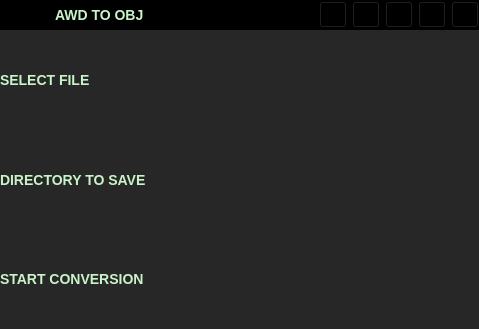
<?xml version="1.0" encoding="UTF-8"?>
<ui version="4.0">
 <class>MainWindow</class>
 <widget class="QMainWindow" name="MainWindow">
  <property name="geometry">
   <rect>
    <x>0</x>
    <y>0</y>
    <width>479</width>
    <height>329</height>
   </rect>
  </property>
  <property name="sizePolicy">
   <sizepolicy hsizetype="Fixed" vsizetype="Fixed">
    <horstretch>0</horstretch>
    <verstretch>0</verstretch>
   </sizepolicy>
  </property>
  <property name="windowTitle">
   <string>MainWindow</string>
  </property>
  <widget class="QWidget" name="centralwidget">
   <property name="sizePolicy">
    <sizepolicy hsizetype="Expanding" vsizetype="Expanding">
     <horstretch>0</horstretch>
     <verstretch>0</verstretch>
    </sizepolicy>
   </property>
   <layout class="QVBoxLayout" name="verticalLayout_2">
    <property name="spacing">
     <number>0</number>
    </property>
    <property name="leftMargin">
     <number>0</number>
    </property>
    <property name="topMargin">
     <number>0</number>
    </property>
    <property name="rightMargin">
     <number>0</number>
    </property>
    <property name="bottomMargin">
     <number>0</number>
    </property>
    <item>
     <widget class="QWidget" name="widget_2" native="true">
      <property name="sizePolicy">
       <sizepolicy hsizetype="Expanding" vsizetype="Expanding">
        <horstretch>0</horstretch>
        <verstretch>0</verstretch>
       </sizepolicy>
      </property>
      <property name="styleSheet">
       <string notr="true">QPushButton{
text-align: left;	/* buton içindeki yazıyı sola yaslamak için kullandım. */
padding-left: 9em;		/*sola yaslanan yazıyı birazcık sağdan başlaması için eklendi. kısaca butonlar alt alta gelince yazılar ortalı başladığı için iyi görünmüyordu yukardaki iki ayarla soldan başlatıp aynı hizaya alıp birazcık ortaya doğru almış oldum*/
margin: 0px;
min-height: 2em;
border-radius: 0px;
border-style: solid;
font: bold 14px;
color: rgb(201, 243, 201);
background-color: rgb(39, 39, 39);
border-color: rgb(47, 172, 126);
}

QPushButton:hover{

border-left-width: 20px;
border-color:rgb(71, 180, 111)
}

QPushButton:pressed {
border-color: rgb(168, 186, 253);
    background-color:rgb(22, 22, 22);
    color:  rgb(201, 243, 201);
}
</string>
      </property>
      <layout class="QVBoxLayout" name="verticalLayout">
       <property name="spacing">
        <number>0</number>
       </property>
       <property name="leftMargin">
        <number>0</number>
       </property>
       <property name="topMargin">
        <number>0</number>
       </property>
       <property name="rightMargin">
        <number>0</number>
       </property>
       <property name="bottomMargin">
        <number>0</number>
       </property>
       <item>
        <widget class="QFrame" name="frame">
         <property name="styleSheet">
          <string notr="true">QFrame{
background-color: rgb(0, 0, 0);
}

QToolButton{
min-height: 20px;
min-width: 20px;
background-color: initial;
}

QToolButton:hover{
background-color: rgb(108, 0, 0);
}

QToolButton:pressed {
background-color: rgb(247, 247, 222);
}




QLabel{
min-height: 30px;
min-width: 30px;
font: bold 14px;
color: rgb(201, 243, 201);
}

</string>
         </property>
         <property name="lineWidth">
          <number>0</number>
         </property>
         <layout class="QHBoxLayout" name="horizontalLayout" stretch="0,0,0,0,0,0,0,0">
          <property name="spacing">
           <number>5</number>
          </property>
          <property name="leftMargin">
           <number>20</number>
          </property>
          <property name="topMargin">
           <number>0</number>
          </property>
          <property name="rightMargin">
           <number>0</number>
          </property>
          <property name="bottomMargin">
           <number>0</number>
          </property>
          <item>
           <widget class="QLabel" name="label_icon">
            <property name="text">
             <string/>
            </property>
           </widget>
          </item>
          <item>
           <widget class="QLabel" name="label_title">
            <property name="text">
             <string>AWD TO OBJ</string>
            </property>
           </widget>
          </item>
          <item>
           <spacer name="horizontalSpacer">
            <property name="orientation">
             <enum>Qt::Horizontal</enum>
            </property>
            <property name="sizeHint" stdset="0">
             <size>
              <width>40</width>
              <height>20</height>
             </size>
            </property>
           </spacer>
          </item>
          <item>
           <widget class="QToolButton" name="toolButton_developer">
            <property name="text">
             <string/>
            </property>
           </widget>
          </item>
          <item>
           <widget class="QToolButton" name="toolButton_sound">
            <property name="text">
             <string/>
            </property>
           </widget>
          </item>
          <item>
           <widget class="QToolButton" name="toolButton_move">
            <property name="text">
             <string/>
            </property>
           </widget>
          </item>
          <item>
           <widget class="QToolButton" name="toolButton_minimize">
            <property name="text">
             <string/>
            </property>
           </widget>
          </item>
          <item>
           <widget class="QToolButton" name="toolButton_close">
            <property name="text">
             <string/>
            </property>
           </widget>
          </item>
         </layout>
        </widget>
       </item>
       <item>
        <widget class="QPushButton" name="pushButton_selectfile">
         <property name="sizePolicy">
          <sizepolicy hsizetype="Expanding" vsizetype="Expanding">
           <horstretch>0</horstretch>
           <verstretch>0</verstretch>
          </sizepolicy>
         </property>
         <property name="text">
          <string>SELECT FILE</string>
         </property>
        </widget>
       </item>
       <item>
        <widget class="QPushButton" name="pushButton_save">
         <property name="sizePolicy">
          <sizepolicy hsizetype="Expanding" vsizetype="Expanding">
           <horstretch>0</horstretch>
           <verstretch>0</verstretch>
          </sizepolicy>
         </property>
         <property name="text">
          <string>DIRECTORY TO SAVE</string>
         </property>
        </widget>
       </item>
       <item>
        <widget class="QPushButton" name="pushButton_start">
         <property name="sizePolicy">
          <sizepolicy hsizetype="Expanding" vsizetype="Expanding">
           <horstretch>0</horstretch>
           <verstretch>0</verstretch>
          </sizepolicy>
         </property>
         <property name="text">
          <string>START CONVERSION</string>
         </property>
        </widget>
       </item>
      </layout>
     </widget>
    </item>
   </layout>
  </widget>
 </widget>
 <resources/>
 <connections/>
</ui>
